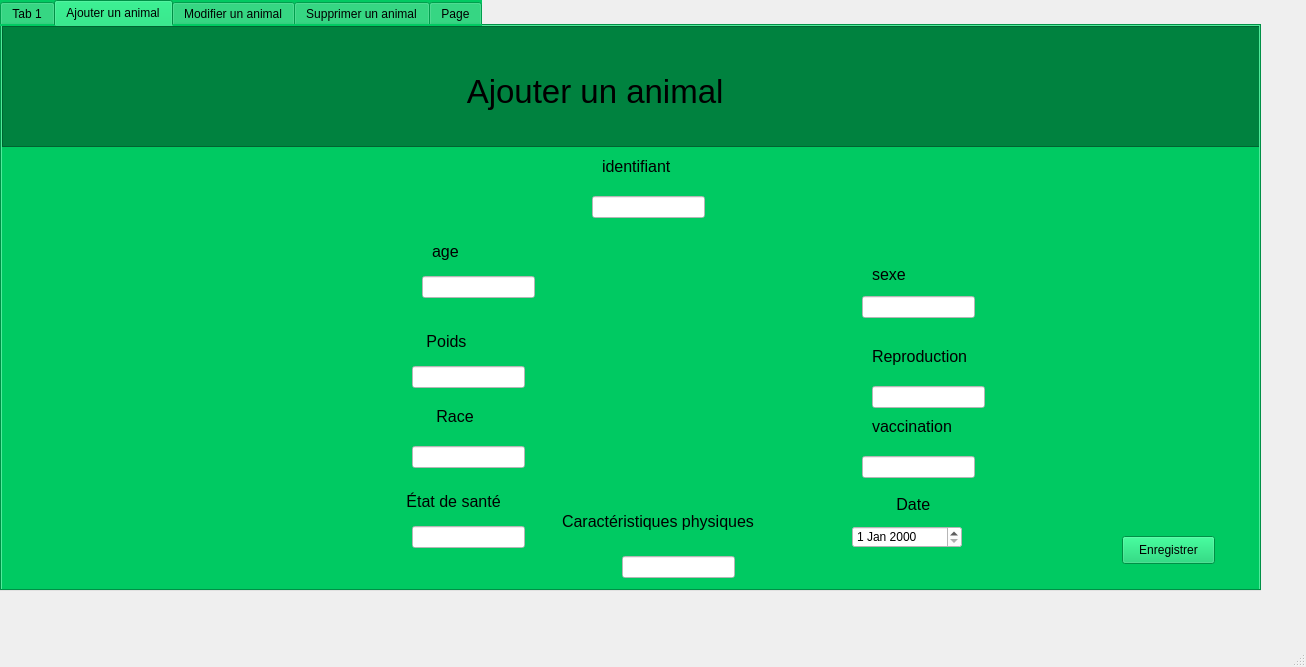
<?xml version="1.0" encoding="UTF-8"?>
<ui version="4.0">
 <class>MainWindow</class>
 <widget class="QMainWindow" name="MainWindow">
  <property name="geometry">
   <rect>
    <x>0</x>
    <y>0</y>
    <width>1306</width>
    <height>667</height>
   </rect>
  </property>
  <property name="windowTitle">
   <string>MainWindow</string>
  </property>
  <widget class="QWidget" name="centralwidget">
   <widget class="QTabWidget" name="tabWidget">
    <property name="geometry">
     <rect>
      <x>0</x>
      <y>0</y>
      <width>1261</width>
      <height>591</height>
     </rect>
    </property>
    <property name="styleSheet">
     <string notr="true">background-color: rgb(0, 202, 98);</string>
    </property>
    <property name="currentIndex">
     <number>1</number>
    </property>
    <widget class="QWidget" name="tab">
     <attribute name="title">
      <string>Tab 1</string>
     </attribute>
     <widget class="QPushButton" name="pushButton">
      <property name="geometry">
       <rect>
        <x>440</x>
        <y>230</y>
        <width>351</width>
        <height>51</height>
       </rect>
      </property>
      <property name="font">
       <font>
        <pointsize>20</pointsize>
       </font>
      </property>
      <property name="styleSheet">
       <string notr="true">background-color: rgb(191, 191, 191);</string>
      </property>
      <property name="text">
       <string>Ajouter un animal</string>
      </property>
     </widget>
     <widget class="QFrame" name="frame">
      <property name="geometry">
       <rect>
        <x>0</x>
        <y>0</y>
        <width>1251</width>
        <height>91</height>
       </rect>
      </property>
      <property name="styleSheet">
       <string notr="true">background-color: rgb(0, 141, 68);</string>
      </property>
      <property name="frameShape">
       <enum>QFrame::StyledPanel</enum>
      </property>
      <property name="frameShadow">
       <enum>QFrame::Raised</enum>
      </property>
     </widget>
     <widget class="QPushButton" name="pushButton_4">
      <property name="geometry">
       <rect>
        <x>440</x>
        <y>310</y>
        <width>341</width>
        <height>51</height>
       </rect>
      </property>
      <property name="font">
       <font>
        <pointsize>21</pointsize>
       </font>
      </property>
      <property name="styleSheet">
       <string notr="true">background-color: rgb(191, 191, 191);</string>
      </property>
      <property name="text">
       <string>Supprimer un animal</string>
      </property>
     </widget>
     <widget class="QPushButton" name="pushButton_5">
      <property name="geometry">
       <rect>
        <x>440</x>
        <y>380</y>
        <width>341</width>
        <height>51</height>
       </rect>
      </property>
      <property name="font">
       <font>
        <pointsize>20</pointsize>
       </font>
      </property>
      <property name="styleSheet">
       <string notr="true">background-color: rgb(191, 191, 191);</string>
      </property>
      <property name="text">
       <string>Modifier un animal</string>
      </property>
     </widget>
    </widget>
    <widget class="QWidget" name="tab_3">
     <attribute name="title">
      <string>Ajouter un animal</string>
     </attribute>
     <widget class="QFrame" name="frame_2">
      <property name="geometry">
       <rect>
        <x>0</x>
        <y>0</y>
        <width>1261</width>
        <height>121</height>
       </rect>
      </property>
      <property name="styleSheet">
       <string notr="true">background-color: rgb(0, 130, 63);</string>
      </property>
      <property name="frameShape">
       <enum>QFrame::StyledPanel</enum>
      </property>
      <property name="frameShadow">
       <enum>QFrame::Raised</enum>
      </property>
      <widget class="QLabel" name="label">
       <property name="geometry">
        <rect>
         <x>430</x>
         <y>40</y>
         <width>421</width>
         <height>51</height>
        </rect>
       </property>
       <property name="font">
        <font>
         <pointsize>25</pointsize>
        </font>
       </property>
       <property name="text">
        <string>    Ajouter un animal</string>
       </property>
      </widget>
     </widget>
     <widget class="QLabel" name="label_2">
      <property name="geometry">
       <rect>
        <x>430</x>
        <y>210</y>
        <width>56</width>
        <height>31</height>
       </rect>
      </property>
      <property name="font">
       <font>
        <pointsize>12</pointsize>
       </font>
      </property>
      <property name="text">
       <string>age</string>
      </property>
     </widget>
     <widget class="QLabel" name="label_3">
      <property name="geometry">
       <rect>
        <x>420</x>
        <y>300</y>
        <width>56</width>
        <height>31</height>
       </rect>
      </property>
      <property name="font">
       <font>
        <pointsize>12</pointsize>
       </font>
      </property>
      <property name="text">
       <string> Poids</string>
      </property>
     </widget>
     <widget class="QLabel" name="label_4">
      <property name="geometry">
       <rect>
        <x>430</x>
        <y>370</y>
        <width>51</width>
        <height>41</height>
       </rect>
      </property>
      <property name="font">
       <font>
        <pointsize>12</pointsize>
       </font>
      </property>
      <property name="text">
       <string> Race</string>
      </property>
     </widget>
     <widget class="QLabel" name="label_5">
      <property name="geometry">
       <rect>
        <x>400</x>
        <y>460</y>
        <width>141</width>
        <height>31</height>
       </rect>
      </property>
      <property name="font">
       <font>
        <pointsize>12</pointsize>
       </font>
      </property>
      <property name="text">
       <string> État de santé</string>
      </property>
     </widget>
     <widget class="QLineEdit" name="lineEdit">
      <property name="geometry">
       <rect>
        <x>420</x>
        <y>250</y>
        <width>113</width>
        <height>22</height>
       </rect>
      </property>
      <property name="styleSheet">
       <string notr="true">background-color: rgb(255, 255, 255);</string>
      </property>
     </widget>
     <widget class="QLineEdit" name="lineEdit_2">
      <property name="geometry">
       <rect>
        <x>410</x>
        <y>340</y>
        <width>113</width>
        <height>22</height>
       </rect>
      </property>
      <property name="styleSheet">
       <string notr="true">background-color: rgb(255, 255, 255);</string>
      </property>
     </widget>
     <widget class="QLineEdit" name="lineEdit_3">
      <property name="geometry">
       <rect>
        <x>410</x>
        <y>420</y>
        <width>113</width>
        <height>22</height>
       </rect>
      </property>
      <property name="styleSheet">
       <string notr="true">background-color: rgb(255, 255, 255);</string>
      </property>
     </widget>
     <widget class="QLineEdit" name="lineEdit_4">
      <property name="geometry">
       <rect>
        <x>410</x>
        <y>500</y>
        <width>113</width>
        <height>22</height>
       </rect>
      </property>
      <property name="styleSheet">
       <string notr="true">background-color: rgb(255, 255, 255);</string>
      </property>
     </widget>
     <widget class="QLabel" name="label_6">
      <property name="geometry">
       <rect>
        <x>600</x>
        <y>130</y>
        <width>131</width>
        <height>21</height>
       </rect>
      </property>
      <property name="font">
       <font>
        <pointsize>12</pointsize>
       </font>
      </property>
      <property name="text">
       <string>identifiant</string>
      </property>
     </widget>
     <widget class="QLineEdit" name="lineEdit_5">
      <property name="geometry">
       <rect>
        <x>590</x>
        <y>170</y>
        <width>113</width>
        <height>22</height>
       </rect>
      </property>
      <property name="font">
       <font>
        <pointsize>7</pointsize>
       </font>
      </property>
      <property name="styleSheet">
       <string notr="true">background-color: rgb(255, 255, 255);</string>
      </property>
     </widget>
     <widget class="QLabel" name="label_7">
      <property name="geometry">
       <rect>
        <x>870</x>
        <y>240</y>
        <width>56</width>
        <height>16</height>
       </rect>
      </property>
      <property name="font">
       <font>
        <pointsize>12</pointsize>
       </font>
      </property>
      <property name="text">
       <string>sexe</string>
      </property>
     </widget>
     <widget class="QLabel" name="label_8">
      <property name="geometry">
       <rect>
        <x>870</x>
        <y>320</y>
        <width>141</width>
        <height>21</height>
       </rect>
      </property>
      <property name="font">
       <font>
        <pointsize>12</pointsize>
       </font>
      </property>
      <property name="text">
       <string>Reproduction</string>
      </property>
     </widget>
     <widget class="QLabel" name="label_9">
      <property name="geometry">
       <rect>
        <x>870</x>
        <y>390</y>
        <width>111</width>
        <height>20</height>
       </rect>
      </property>
      <property name="font">
       <font>
        <pointsize>12</pointsize>
       </font>
      </property>
      <property name="text">
       <string>vaccination</string>
      </property>
     </widget>
     <widget class="QLabel" name="label_10">
      <property name="geometry">
       <rect>
        <x>890</x>
        <y>470</y>
        <width>51</width>
        <height>16</height>
       </rect>
      </property>
      <property name="font">
       <font>
        <pointsize>12</pointsize>
       </font>
      </property>
      <property name="text">
       <string> Date</string>
      </property>
     </widget>
     <widget class="QLineEdit" name="lineEdit_6">
      <property name="geometry">
       <rect>
        <x>860</x>
        <y>270</y>
        <width>113</width>
        <height>22</height>
       </rect>
      </property>
      <property name="styleSheet">
       <string notr="true">background-color: rgb(255, 255, 255);</string>
      </property>
     </widget>
     <widget class="QLineEdit" name="lineEdit_7">
      <property name="geometry">
       <rect>
        <x>870</x>
        <y>360</y>
        <width>113</width>
        <height>22</height>
       </rect>
      </property>
      <property name="styleSheet">
       <string notr="true">background-color: rgb(255, 255, 255);</string>
      </property>
     </widget>
     <widget class="QLineEdit" name="lineEdit_8">
      <property name="geometry">
       <rect>
        <x>860</x>
        <y>430</y>
        <width>113</width>
        <height>22</height>
       </rect>
      </property>
      <property name="styleSheet">
       <string notr="true">background-color: rgb(255, 255, 255);</string>
      </property>
     </widget>
     <widget class="QDateEdit" name="dateEdit">
      <property name="geometry">
       <rect>
        <x>850</x>
        <y>500</y>
        <width>110</width>
        <height>22</height>
       </rect>
      </property>
      <property name="styleSheet">
       <string notr="true">background-color: rgb(255, 255, 255);</string>
      </property>
     </widget>
     <widget class="QPushButton" name="pushButton_ajouter">
      <property name="geometry">
       <rect>
        <x>1120</x>
        <y>510</y>
        <width>93</width>
        <height>28</height>
       </rect>
      </property>
      <property name="text">
       <string>Enregistrer</string>
      </property>
     </widget>
     <widget class="QLabel" name="label_11">
      <property name="geometry">
       <rect>
        <x>560</x>
        <y>480</y>
        <width>241</width>
        <height>31</height>
       </rect>
      </property>
      <property name="font">
       <font>
        <pointsize>12</pointsize>
       </font>
      </property>
      <property name="text">
       <string>Caractéristiques physiques</string>
      </property>
     </widget>
     <widget class="QLineEdit" name="lineEdit_9">
      <property name="geometry">
       <rect>
        <x>620</x>
        <y>530</y>
        <width>113</width>
        <height>22</height>
       </rect>
      </property>
      <property name="font">
       <font>
        <pointsize>9</pointsize>
       </font>
      </property>
      <property name="styleSheet">
       <string notr="true">background-color: rgb(255, 255, 255);</string>
      </property>
     </widget>
    </widget>
    <widget class="QWidget" name="modifieranimal">
     <attribute name="title">
      <string>Modifier un animal</string>
     </attribute>
     <widget class="QFrame" name="frame_3">
      <property name="geometry">
       <rect>
        <x>20</x>
        <y>-10</y>
        <width>1241</width>
        <height>111</height>
       </rect>
      </property>
      <property name="styleSheet">
       <string notr="true">background-color: rgb(0, 130, 63);</string>
      </property>
      <property name="frameShape">
       <enum>QFrame::StyledPanel</enum>
      </property>
      <property name="frameShadow">
       <enum>QFrame::Raised</enum>
      </property>
      <widget class="QLabel" name="label_12">
       <property name="geometry">
        <rect>
         <x>370</x>
         <y>50</y>
         <width>461</width>
         <height>41</height>
        </rect>
       </property>
       <property name="font">
        <font>
         <pointsize>25</pointsize>
        </font>
       </property>
       <property name="text">
        <string>    Modifier un animal</string>
       </property>
      </widget>
     </widget>
     <widget class="QLabel" name="label_13">
      <property name="geometry">
       <rect>
        <x>560</x>
        <y>160</y>
        <width>221</width>
        <height>16</height>
       </rect>
      </property>
      <property name="font">
       <font>
        <pointsize>12</pointsize>
       </font>
      </property>
      <property name="text">
       <string> Donner l’Identifiant</string>
      </property>
     </widget>
     <widget class="QLabel" name="label_14">
      <property name="geometry">
       <rect>
        <x>420</x>
        <y>260</y>
        <width>56</width>
        <height>16</height>
       </rect>
      </property>
      <property name="font">
       <font>
        <pointsize>12</pointsize>
       </font>
      </property>
      <property name="text">
       <string> Poids</string>
      </property>
     </widget>
     <widget class="QLabel" name="label_15">
      <property name="geometry">
       <rect>
        <x>410</x>
        <y>390</y>
        <width>131</width>
        <height>16</height>
       </rect>
      </property>
      <property name="font">
       <font>
        <pointsize>12</pointsize>
       </font>
      </property>
      <property name="text">
       <string> État de santé</string>
      </property>
     </widget>
     <widget class="QLabel" name="label_16">
      <property name="geometry">
       <rect>
        <x>870</x>
        <y>250</y>
        <width>121</width>
        <height>31</height>
       </rect>
      </property>
      <property name="font">
       <font>
        <pointsize>11</pointsize>
       </font>
      </property>
      <property name="text">
       <string>Reproduction</string>
      </property>
     </widget>
     <widget class="QLabel" name="label_17">
      <property name="geometry">
       <rect>
        <x>880</x>
        <y>380</y>
        <width>121</width>
        <height>21</height>
       </rect>
      </property>
      <property name="font">
       <font>
        <pointsize>11</pointsize>
       </font>
      </property>
      <property name="text">
       <string>vaccination</string>
      </property>
     </widget>
     <widget class="QLineEdit" name="lineEdit_10">
      <property name="geometry">
       <rect>
        <x>600</x>
        <y>200</y>
        <width>113</width>
        <height>22</height>
       </rect>
      </property>
      <property name="styleSheet">
       <string notr="true">background-color: rgb(255, 255, 255);</string>
      </property>
     </widget>
     <widget class="QLineEdit" name="lineEdit_11">
      <property name="geometry">
       <rect>
        <x>400</x>
        <y>290</y>
        <width>113</width>
        <height>22</height>
       </rect>
      </property>
      <property name="styleSheet">
       <string notr="true">background-color: rgb(255, 255, 255);</string>
      </property>
     </widget>
     <widget class="QLineEdit" name="lineEdit_12">
      <property name="geometry">
       <rect>
        <x>420</x>
        <y>430</y>
        <width>113</width>
        <height>22</height>
       </rect>
      </property>
      <property name="styleSheet">
       <string notr="true">background-color: rgb(255, 255, 255);</string>
      </property>
     </widget>
     <widget class="QLineEdit" name="lineEdit_13">
      <property name="geometry">
       <rect>
        <x>870</x>
        <y>300</y>
        <width>113</width>
        <height>22</height>
       </rect>
      </property>
      <property name="styleSheet">
       <string notr="true">background-color: rgb(255, 255, 255);</string>
      </property>
     </widget>
     <widget class="QLineEdit" name="lineEdit_14">
      <property name="geometry">
       <rect>
        <x>890</x>
        <y>430</y>
        <width>113</width>
        <height>22</height>
       </rect>
      </property>
      <property name="styleSheet">
       <string notr="true">background-color: rgb(255, 255, 255);</string>
      </property>
     </widget>
     <widget class="QPushButton" name="pushButton_modifier">
      <property name="geometry">
       <rect>
        <x>1060</x>
        <y>500</y>
        <width>93</width>
        <height>28</height>
       </rect>
      </property>
      <property name="text">
       <string>modifier</string>
      </property>
     </widget>
    </widget>
    <widget class="QWidget" name="tab_2">
     <attribute name="title">
      <string>Supprimer un animal</string>
     </attribute>
     <widget class="QFrame" name="frame_4">
      <property name="geometry">
       <rect>
        <x>-1</x>
        <y>0</y>
        <width>1251</width>
        <height>111</height>
       </rect>
      </property>
      <property name="styleSheet">
       <string notr="true">background-color: rgb(0, 130, 63);</string>
      </property>
      <property name="frameShape">
       <enum>QFrame::StyledPanel</enum>
      </property>
      <property name="frameShadow">
       <enum>QFrame::Raised</enum>
      </property>
      <widget class="QLabel" name="label_20">
       <property name="geometry">
        <rect>
         <x>420</x>
         <y>40</y>
         <width>521</width>
         <height>51</height>
        </rect>
       </property>
       <property name="font">
        <font>
         <pointsize>25</pointsize>
        </font>
       </property>
       <property name="text">
        <string>    Supprimer un animal</string>
       </property>
      </widget>
     </widget>
     <widget class="QLabel" name="label_18">
      <property name="geometry">
       <rect>
        <x>600</x>
        <y>200</y>
        <width>191</width>
        <height>16</height>
       </rect>
      </property>
      <property name="font">
       <font>
        <pointsize>12</pointsize>
       </font>
      </property>
      <property name="text">
       <string> Donner l’Identifiant</string>
      </property>
     </widget>
     <widget class="QLineEdit" name="lineEdit_15">
      <property name="geometry">
       <rect>
        <x>630</x>
        <y>240</y>
        <width>113</width>
        <height>22</height>
       </rect>
      </property>
      <property name="styleSheet">
       <string notr="true">background-color: rgb(255, 255, 255);</string>
      </property>
     </widget>
     <widget class="QLabel" name="label_19">
      <property name="geometry">
       <rect>
        <x>620</x>
        <y>290</y>
        <width>171</width>
        <height>16</height>
       </rect>
      </property>
      <property name="font">
       <font>
        <pointsize>12</pointsize>
       </font>
      </property>
      <property name="text">
       <string>Choisir la raison</string>
      </property>
     </widget>
     <widget class="QPushButton" name="pushButton_6">
      <property name="geometry">
       <rect>
        <x>650</x>
        <y>340</y>
        <width>93</width>
        <height>28</height>
       </rect>
      </property>
      <property name="font">
       <font>
        <pointsize>12</pointsize>
       </font>
      </property>
      <property name="text">
       <string>Mort</string>
      </property>
     </widget>
     <widget class="QPushButton" name="pushButton_7">
      <property name="geometry">
       <rect>
        <x>650</x>
        <y>390</y>
        <width>93</width>
        <height>28</height>
       </rect>
      </property>
      <property name="font">
       <font>
        <pointsize>12</pointsize>
       </font>
      </property>
      <property name="text">
       <string>vente</string>
      </property>
     </widget>
     <widget class="QPushButton" name="pushButton_8">
      <property name="geometry">
       <rect>
        <x>650</x>
        <y>440</y>
        <width>93</width>
        <height>28</height>
       </rect>
      </property>
      <property name="font">
       <font>
        <pointsize>12</pointsize>
       </font>
      </property>
      <property name="text">
       <string>Abattage</string>
      </property>
     </widget>
     <widget class="QPushButton" name="pushButton_9">
      <property name="geometry">
       <rect>
        <x>650</x>
        <y>500</y>
        <width>93</width>
        <height>28</height>
       </rect>
      </property>
      <property name="font">
       <font>
        <pointsize>12</pointsize>
       </font>
      </property>
      <property name="text">
       <string>Autre</string>
      </property>
     </widget>
     <widget class="QPushButton" name="pushButton_supprimer">
      <property name="geometry">
       <rect>
        <x>1100</x>
        <y>500</y>
        <width>121</width>
        <height>31</height>
       </rect>
      </property>
      <property name="font">
       <font>
        <pointsize>11</pointsize>
       </font>
      </property>
      <property name="text">
       <string>Enregistrer</string>
      </property>
     </widget>
    </widget>
    <widget class="QWidget" name="tab_4">
     <attribute name="title">
      <string>Page</string>
     </attribute>
     <widget class="QTableView" name="tableView">
      <property name="geometry">
       <rect>
        <x>180</x>
        <y>50</y>
        <width>256</width>
        <height>192</height>
       </rect>
      </property>
     </widget>
    </widget>
   </widget>
  </widget>
  <widget class="QMenuBar" name="menubar">
   <property name="geometry">
    <rect>
     <x>0</x>
     <y>0</y>
     <width>1306</width>
     <height>26</height>
    </rect>
   </property>
  </widget>
  <widget class="QStatusBar" name="statusbar"/>
 </widget>
 <resources/>
 <connections/>
</ui>
